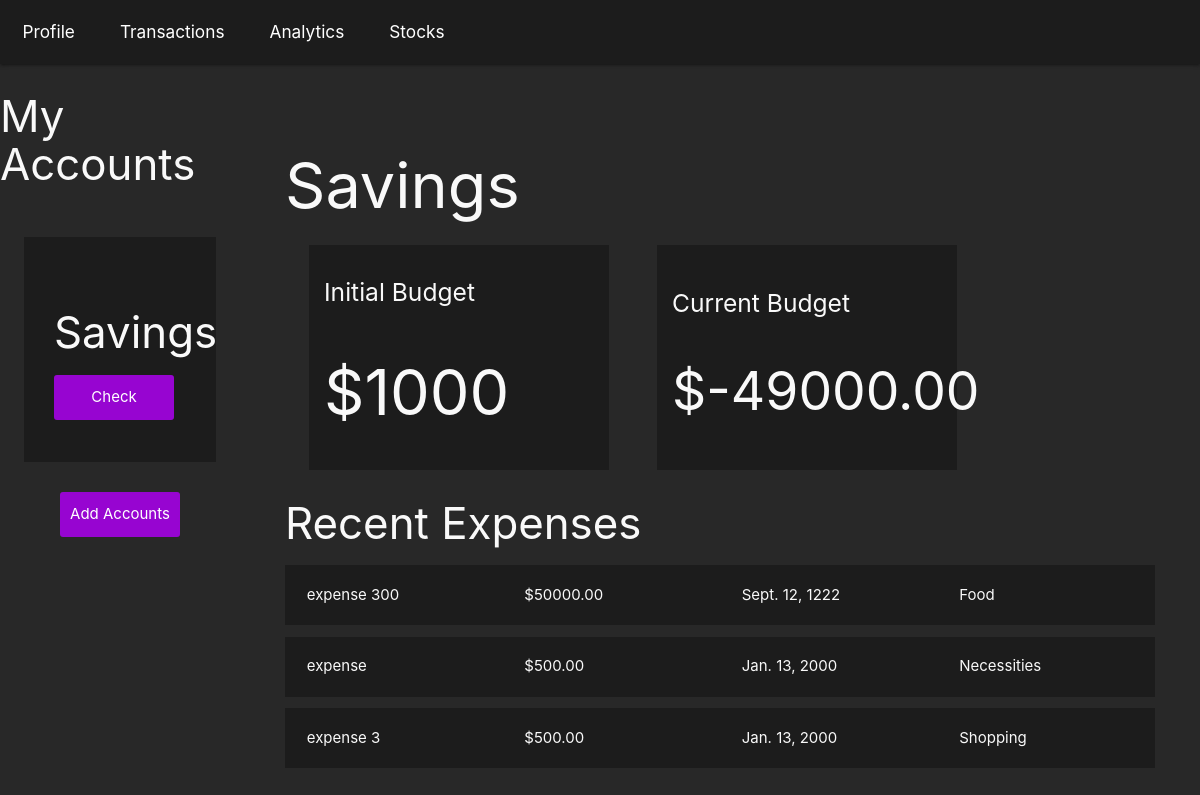
Before: /savings (signed in) with the older database file.
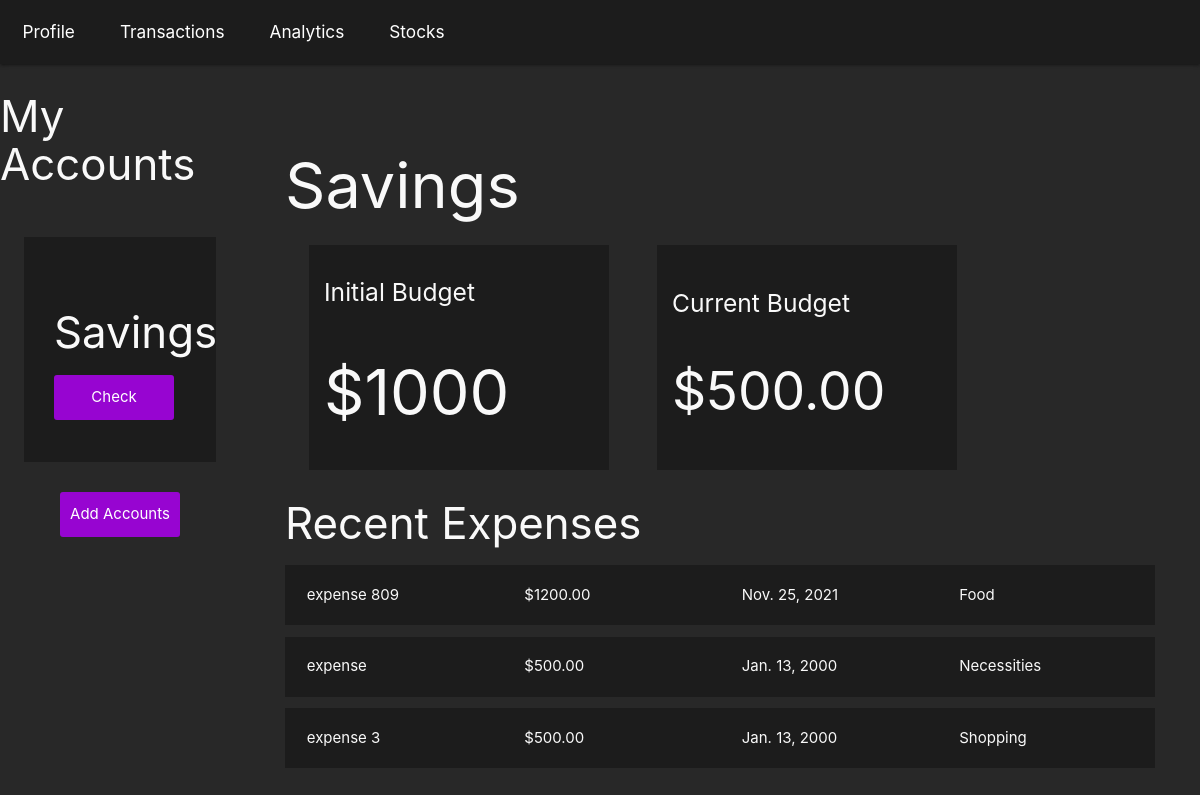
After: the same page with the newer database file.
### budget/models.py (models this page shows, shortened)
class Project(models.Model):
    name = models.CharField(max_length=100)
    slug = models.SlugField(max_length=100, unique=True, blank=True)
    budget = models.IntegerField()
    def budget_left(self):
        expense_list = Expense.objects.filter(project=self)
        income_list = Income.objects.filter(project=self)
        total_expense_amount = 0
        total_income_amount = 0
        for expense in expense_list:
            total_expense_amount += expense.amount
        for income in income_list:
            total_income_amount += income.amount
        print(total_income_amount)
        return self.budget - total_expense_amount + total_income_amount

class Expense(models.Model):
    project = models.ForeignKey(Project, on_delete = models.CASCADE, related_name = 'expenses')
    title = models.CharField(max_length=100)
    amount = models.DecimalField(max_digits=8, decimal_places=2)
    date = models.DateField(("Date"), default=datetime.date.today)
    type = 'expense'
    category = models.CharField( max_length = 20, choices = SELECT_CATEGORY_CHOICES , default ='Food')
    class Meta:
        ordering = ('-amount',)

class Income(models.Model):
    project = models.ForeignKey(Project, on_delete = models.CASCADE, related_name = 'income')
    title = models.CharField(max_length=100)
    amount = models.DecimalField(max_digits=8, decimal_places=2)
    date = models.DateField(("Date"), default=datetime.date.today)
    type = 'income'
    category = models.CharField( max_length = 20, choices = SELECT_CATEGORY_CHOICES , default ='Food')
    class Meta:
        ordering = ('-amount',)

### budget/views.py (the view)
# urls.py: path('<slug:project_slug>', views.profile, name = 'profile'),
@login_required()
def profile(request, project_slug):
    project = get_object_or_404(Project, slug=project_slug)
    project_list = Project.objects.all()
    return render(request, 'budget/profile.html', {
        'project': project,
        'project_list': project_list,
        'expense_list': project.expenses.all(),
    })

### budget/templates/budget/profile.html
{% extends 'budget/base.html' %}
{% block content %}
{% include "budget/header.html" %}
<div class = "profile-section">
    <h1>{{ project.name }}</h1>
    <section class="profile-stats">
        <div class = "stat-card">
            <h5>Initial Budget</h6>
            <h1>${{ project.budget }}</h1>
        </div>
        <div class = "stat-card">
            <h5>Current Budget</h6>
            {% if project.budget_left > 0 %}
                <h2>${{ project.budget_left }}</h2>
            {% elif project.budget_left == 0 %}
                <h2>${{ project.budget_left }}</h2>
            {% else %}
                <h2>${{ project.budget_left }}</h2>
            {% endif %}
        </div>
    </section>
    <section class = "section-expenses">
        <h3>Recent Expenses</h3>
        <ul class="expense-list">
            {% for expense in expense_list %}
            <li>
                <div class="expense-col">
                    <spanc>{{ expense.title }}</span>
                </div>
                <div class="expense-col">
                    <spanc>${{ expense.amount }}</span>
                </div>
                <div class="expense-col">
                    <spanc>{{ expense.date }}</span>
                </div>
                <div class="expense-col">
                    <spanc>{{ expense.category }}</span>
                </div>
            </li>
            {% empty %}
            <div class = "">
                <h3>You have no expenses yet</h3>
            </div>
            {% endfor %}
        </ul>
    </section>
</div>
{% endblock %}

### budget/templates/budget/header.html
{% extends 'budget/base.html' %}
{% block content %}
<nav class = "nav-dec">
    <a href="{% url 'profile' project.slug %}">Profile</a>
    <a href="{% url 'transactions' project.slug %}">Transactions</a>
    <a href="{% url 'analytics' project.slug %}">Analytics</a>
    <a href="{% url 'stocks' project.slug %}">Stocks</a>
</nav>
<div class = 'left-nav'>
    <h3>My Accounts</h3>
    <div class="project-list">
        {% for project in project_list %}
            <div class="project-card">
                <h3>{{ project.name }}</h3>
                <a href="{% url 'profile' project.slug %}" class="account-button">Check</a>
            </div>
        {% endfor %}
        <a href="../add" class="account-button">
            <span>Add Accounts</span>
        </a>
    </div>
</div>
{% endblock %}

Changed rows visible on the page:
removed Expense: title "expense 300", amount "50000.00", date "Sept. 12, 1222", category "Food"
computed for Project "Savings": budget_left "-49000.00" → "500.00"
added Expense: title "expense 809", amount "1200.00", date "Nov. 25, 2021", category "Food"
